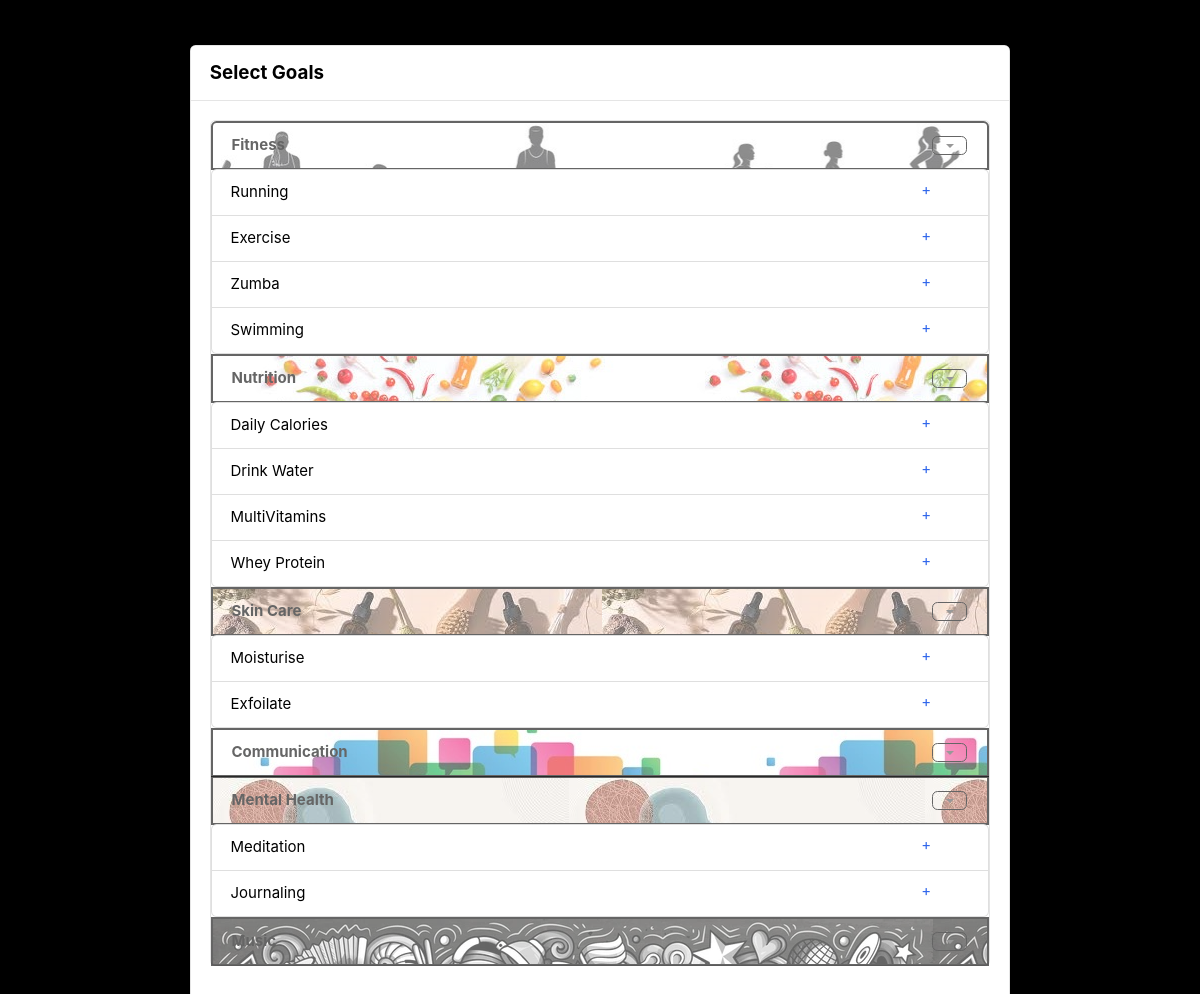
The page /goals on the database its author committed.
### accounts/models.py (models this page shows, shortened)
class Category(BaseModel):
    category_name = models.CharField(max_length=100)
    category_image = models.ImageField(upload_to="categories" , null=True)
    slug = models.SlugField(unique=True , null=True , blank=True)

class Goals(BaseModel):
    goal_name = models.CharField(max_length=300)
    goal_category = models.ForeignKey(Category , on_delete=models.CASCADE , related_name="products_category")
    slug = models.SlugField(unique=True , null=True , blank=True)
    time = models.CharField(max_length=100, null=True,blank=True)
    start_date = models.DateField(blank=True , null=True)
    completed = models.BooleanField(default=False)

### home/views.py (the view)
# urls.py: path('goals' , goals , name="goals"),
def goals(request):
    context  = {'category' : Category.objects.filter() , 'goals': Goals.objects.filter()}
    return render(request,'goals.html' , context)

### templates/goals.html (shortened to what this page needs)
    <link href="/media/css/bootstrap.css" rel="stylesheet" type="text/css"/>
    <link href="/media/fonts/fontawesome/css/all.min.css" type="text/css" rel="stylesheet">
    <link href="/media/css/ui.css" rel="stylesheet" type="text/css"/>
    <link href="/media/style_.css" rel="stylesheet" />
    <body>
        <br>
        <br>
    <div class="container-fluid" style="width:70vw;">
        <div class="row">
            <div class="col-md-12 mb-4">
              <div class="card mb-4">
                <div class="card-header py-3">
                  <h5 class="mb-0">Select Goals</h5>
                </div>
                <div class="card-body">
                    <div class="card">
                        <ul class="list-group">
                          {% for category in category%}
                            <li class="list-group-item " style="border:2px solid black;background-image: url('/media/{{category.category_image}}');display:flex; align-items:center; opacity: 0.6;"><b><div class="text" style="color:blackopacity:1;">{{category.category_name}}</div></b> <button class="btn dropdown-toggle" onclick="myFuncytion()"style="border: 1px solid black; position:absolute ; right:20px; opacity:1;"></button></li>
                            <div id = "tasks">
                            {% for goal in goals %}
                            {% if goal.goal_category == category %}
                          <li class="list-group-item list-class-grp-add">{{goal.goal_name}} <a href="{% url 'add_goal' goal.uid %}" class="btn-add">+</a></li>
                          {%endif%}
                          {% endfor %}
                            </div>
                        </ul>
                        {% endfor %}
                    </div>
                    <br>
            </div>
        </body>

### public/static/css/ui.css (style rules this page uses)
[class*="list-"] li:after { visibility: hidden; display: block; content: ""; overflow: hidden; height: 0; clear: both; }

### public/static/style_.css (style rules this page uses)
.btn-add { position:absolute; right: 40px; border-radius: 10px; background-color: white; padding: 0; height: 27px; width: 27px; }
.list-class-grp-add { display: flex; align-items: center; }
body { color: black; background-color: black; }

### rows shown on the page
Category: category_image (picture), category_name "Fitness"
Goals: goal_name "Running"
Goals: goal_name "Exercise"
Goals: goal_name "Zumba"
Goals: goal_name "Swimming"
Category: category_image (picture), category_name "Nutrition"
Goals: goal_name "Daily Calories"
Goals: goal_name "Drink Water"
Goals: goal_name "MultiVitamins"
Goals: goal_name "Whey Protein"
Category: category_image (picture), category_name "Skin Care"
Goals: goal_name "Moisturise"
Goals: goal_name "Exfoilate"
Category: category_image (picture), category_name "Communication"
Category: category_image (picture), category_name "Mental Health"
Goals: goal_name "Meditation"
Goals: goal_name "Journaling"
Category: category_image (picture), category_name "Music"
